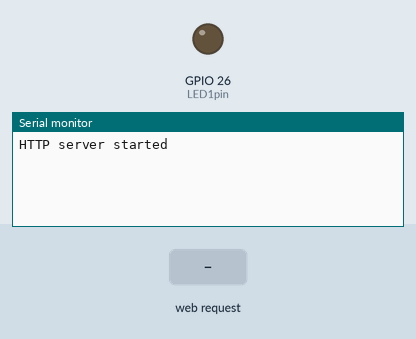
Bench run of a sketch on a simulated ESP32. On the bench: output pins drawn as LEDs (lit = HIGH), the last lines printed to the serial monitor. The inputs (shaded band) are chosen by the test bench.

Above: at 1.3 s.
1.4 s: HTTP request GET / received
At 2.5 s:
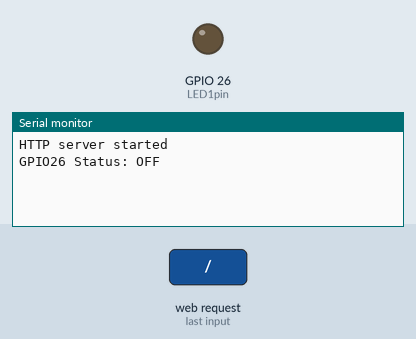
2.9 s: HTTP request GET /led1on received
At 3.7 s:
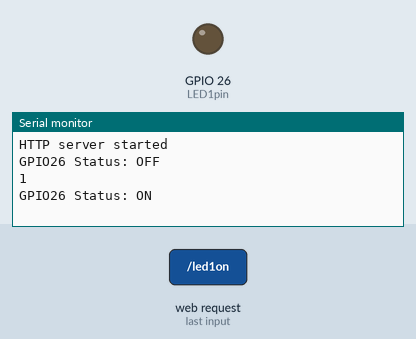

Measured:
- after the input at 1.4 s, the serial monitor: prints a new line at once (image 1)
- after the input at 2.9 s, the serial monitor: prints a new line at once (image 2)

The sketch:

ESP32_led_receiver.ino
```cpp
#include <WiFi.h>
#include <WebServer.h>
#define RX2 16
#define TX2 17


const char* ssid = "ESP32";
const char* password = "1234";


IPAddress local_ip(192,168,1,1);
IPAddress gateway(192,168,1,1);
IPAddress subnet(255,255,255,0);

WebServer server(80);

uint8_t LED1pin = 26;
bool LED1status = LOW;
unsigned long ledOnTime = 0;

void setup() {
  Serial.begin(115200);
  pinMode(LED1pin, OUTPUT);

  WiFi.softAP(ssid, password);
  WiFi.softAPConfig(local_ip, gateway, subnet);
  delay(100);

  server.on("/", handle_OnConnect);
  server.on("/led1on", handle_led1on);
  server.on("/led1off", handle_led1off);
  server.onNotFound(handle_NotFound);

  server.begin();
  Serial.println("HTTP server started");
  Serial2.begin(9600, SERIAL_8N1, RX2, TX2);

}
void loop() {
  server.handleClient();
  if(LED1status)
  {digitalWrite(LED1pin, HIGH);}
  else
  {digitalWrite(LED1pin, LOW);}

}

void handle_OnConnect() {
  LED1status = LOW;

  Serial.println("GPIO26 Status: OFF");
  server.send(200, "text/html", SendHTML(LED1status));
}

void handle_led1on() {
  LED1status = HIGH;
  ledOnTime = millis();
  Serial.println("1");
  Serial2.println("1");
  //digitalWrite(LED1pin, HIGH);
  //delay(3000);
  //digitalWrite(LED1pin, LOW);
  LED1status = LOW;
  Serial.println("GPIO26 Status: ON");
  server.send(200, "text/html", SendHTML(false));
}

void handle_led1off() {
  LED1status = LOW;
  Serial.println("GPIO26 Status: OFF");
  server.send(200, "text/html", SendHTML(false));
}

void handle_NotFound(){
  server.send(404, "text/plain", "Not found");
}


String SendHTML(uint8_t led1stat){
  String ptr = "<!DOCTYPE html> <html>\n";
  ptr +="<head><meta name=\"viewport\" content=\"width=device-width, initial-scale=1.0, user-scalable=no\">\n";
  ptr +="<title>LINKA</title>\n";
  ptr +="<style>html { font-family: Helvetica; display: inline-block; margin: 0px auto; text-align: center;}\n";
  ptr +="body{margin-top: 50px;} h1 {color: #444444;margin: 50px auto 30px;} h3 {color: #444444;margin-bottom: 50px;}\n";
  ptr +=".button {display: block;width: 80px;background-color: #36454F;border: none;color: white;padding: 13px 30px;text-decoration: none;font-size: 25px;margin: 0px auto 35px;cursor: pointer;border-radius: 4px;}\n";
  ptr +=".button-on {background-color: #36454F;}\n";
  ptr +=".button-on:active {background-color: #B2BEB5;}\n";
  ptr +=".button-off {background-color: #34495e;}\n";
  ptr +=".button-off:active {background-color: #2c3e50;}\n";
  ptr +="p {font-size: 14px;color: #888;margin-bottom: 10px;}\n";
  ptr +="</style>\n";
  ptr +="</head>\n";
  ptr +="<body>\n";
  ptr +="<h1>Ahoj</h1>\n";
  ptr +="<h3>Write me something</h3>\n";
  ptr +="<form>\n";
  ptr +="	<input type=\"text\" name=\"input1\">\n";
  ptr +="</form>\n";
  ptr +="<br>\n";

   if(led1stat)
  {ptr +="<a class=\"button button-off\" href=\"/led1off\">OFF</a>\n";}
  else
  {ptr +="<a class=\"button button-on\" href=\"/led1on\">Submit</a>\n";}

  ptr +="</body>\n";
  ptr +="</html>\n";
  return ptr;
}
```
